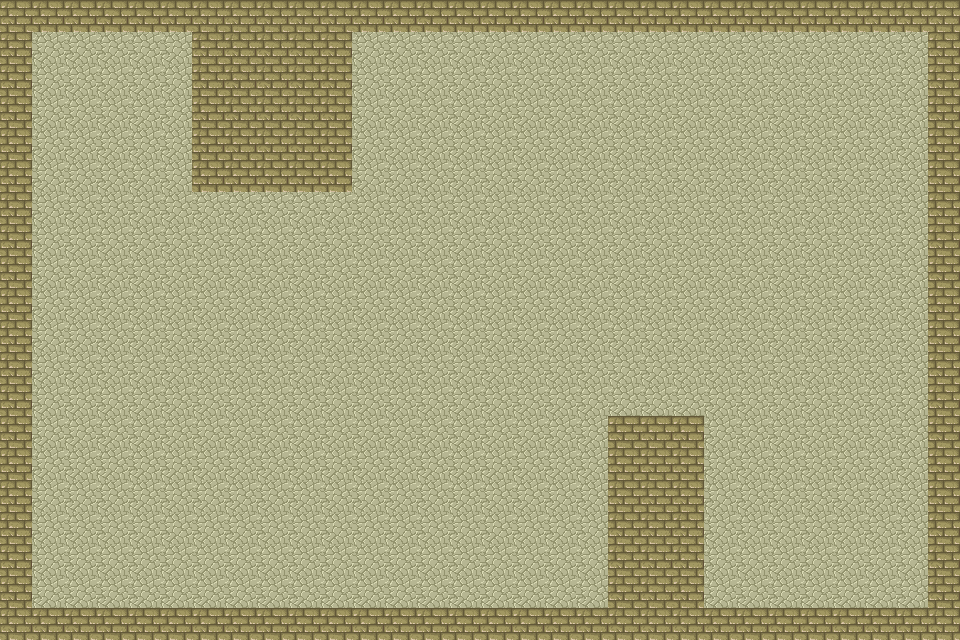

This is a level from a 2D game, rendered from its Tiled map with the project's own tilesets. A one-line summary and the complete map file follow:
An orthogonal 30x20 tile map with 32x32 px tiles, 2 tile layers (Walls, Floors), 2 tilesets.

<map version="1.10" tiledversion="1.11.2" orientation="orthogonal" renderorder="right-down" width="30" height="20" tilewidth="32" tileheight="32" infinite="0" nextlayerid="12" nextobjectid="12">
 <tileset firstgid="1" source="tileset1.tsx" />
 <tileset firstgid="49" source="tmw_desert_spacing2.tsx" />
 <objectgroup id="11" name="Object Layer 2" />
 <layer id="9" name="Walls" width="30" height="20">
  <data encoding="csv">
58,58,58,58,58,58,58,58,58,58,58,58,58,58,58,58,58,58,58,58,58,58,58,58,58,58,58,58,58,58,
58,0,0,0,0,0,58,58,58,58,58,0,0,0,0,0,0,0,0,0,0,0,0,0,0,0,0,0,0,58,
58,0,0,0,0,0,58,58,58,58,58,0,0,0,0,0,0,0,0,0,0,0,0,0,0,0,0,0,0,58,
58,0,0,0,0,0,58,58,58,58,58,0,0,0,0,0,0,0,0,0,0,0,0,0,0,0,0,0,0,58,
58,0,0,0,0,0,58,58,58,58,58,0,0,0,0,0,0,0,0,0,0,0,0,0,0,0,0,0,0,58,
58,0,0,0,0,0,58,58,58,58,58,0,0,0,0,0,0,0,0,0,0,0,0,0,0,0,0,0,0,58,
58,0,0,0,0,0,0,0,0,0,0,0,0,0,0,0,0,0,0,0,0,0,0,0,0,0,0,0,0,58,
58,0,0,0,0,0,0,0,0,0,0,0,0,0,0,0,0,0,0,0,0,0,0,0,0,0,0,0,0,58,
58,0,0,0,0,0,0,0,0,0,0,0,0,0,0,0,0,0,0,0,0,0,0,0,0,0,0,0,0,58,
58,0,0,0,0,0,0,0,0,0,0,0,0,0,0,0,0,0,0,0,0,0,0,0,0,0,0,0,0,58,
58,0,0,0,0,0,0,0,0,0,0,0,0,0,0,0,0,0,0,0,0,0,0,0,0,0,0,0,0,58,
58,0,0,0,0,0,0,0,0,0,0,0,0,0,0,0,0,0,0,0,0,0,0,0,0,0,0,0,0,58,
58,0,0,0,0,0,0,0,0,0,0,0,0,0,0,0,0,0,0,0,0,0,0,0,0,0,0,0,0,58,
58,0,0,0,0,0,0,0,0,0,0,0,0,0,0,0,0,0,0,58,58,58,0,0,0,0,0,0,0,58,
58,0,0,0,0,0,0,0,0,0,0,0,0,0,0,0,0,0,0,58,58,58,0,0,0,0,0,0,0,58,
58,0,0,0,0,0,0,0,0,0,0,0,0,0,0,0,0,0,0,58,58,58,0,0,0,0,0,0,0,58,
58,0,0,0,0,0,0,0,0,0,0,0,0,0,0,0,0,0,0,58,58,58,0,0,0,0,0,0,0,58,
58,0,0,0,0,0,0,0,0,0,0,0,0,0,0,0,0,0,0,58,58,58,0,0,0,0,0,0,0,58,
58,0,0,0,0,0,0,0,0,0,0,0,0,0,0,0,0,0,0,58,58,58,0,0,0,0,0,0,0,58,
58,58,58,58,58,58,58,58,58,58,58,58,58,58,58,58,58,58,58,58,58,58,58,58,58,58,58,58,58,58
</data>
 </layer>
 <layer id="10" name="Floors" width="30" height="20">
  <data encoding="csv">
0,0,0,0,0,0,0,0,0,0,0,0,0,0,0,0,0,0,0,0,0,0,0,0,0,0,0,0,0,0,
0,82,82,82,82,82,0,0,0,0,0,82,82,82,82,82,82,82,82,82,82,82,82,82,82,82,82,82,82,0,
0,82,82,82,82,82,0,0,0,0,0,82,82,82,82,82,82,82,82,82,82,82,82,82,82,82,82,82,82,0,
0,82,82,82,82,82,0,0,0,0,0,82,82,82,82,82,82,82,82,82,82,82,82,82,82,82,82,82,82,0,
0,82,82,82,82,82,0,0,0,0,0,82,82,82,82,82,82,82,82,82,82,82,82,82,82,82,82,82,82,0,
0,82,82,82,82,82,0,0,0,0,0,82,82,82,82,82,82,82,82,82,82,82,82,82,82,82,82,82,82,0,
0,82,82,82,82,82,82,82,82,82,82,82,82,82,82,82,82,82,82,82,82,82,82,82,82,82,82,82,82,0,
0,82,82,82,82,82,82,82,82,82,82,82,82,82,82,82,82,82,82,82,82,82,82,82,82,82,82,82,82,0,
0,82,82,82,82,82,82,82,82,82,82,82,82,82,82,82,82,82,82,82,82,82,82,82,82,82,82,82,82,0,
0,82,82,82,82,82,82,82,82,82,82,82,82,82,82,82,82,82,82,82,82,82,82,82,82,82,82,82,82,0,
0,82,82,82,82,82,82,82,82,82,82,82,82,82,82,82,82,82,82,82,82,82,82,82,82,82,82,82,82,0,
0,82,82,82,82,82,82,82,82,82,82,82,82,82,82,82,82,82,82,82,82,82,82,82,82,82,82,82,82,0,
0,82,82,82,82,82,82,82,82,82,82,82,82,82,82,82,82,82,82,82,82,82,82,82,82,82,82,82,82,0,
0,82,82,82,82,82,82,82,82,82,82,82,82,82,82,82,82,82,82,0,0,0,82,82,82,82,82,82,82,0,
0,82,82,82,82,82,82,82,82,82,82,82,82,82,82,82,82,82,82,0,0,0,82,82,82,82,82,82,82,0,
0,82,82,82,82,82,82,82,82,82,82,82,82,82,82,82,82,82,82,0,0,0,82,82,82,82,82,82,82,0,
0,82,82,82,82,82,82,82,82,82,82,82,82,82,82,82,82,82,82,0,0,0,82,82,82,82,82,82,82,0,
0,82,82,82,82,82,82,82,82,82,82,82,82,82,82,82,82,82,82,0,0,0,82,82,82,82,82,82,82,0,
0,82,82,82,82,82,82,82,82,82,82,82,82,82,82,82,82,82,82,0,0,0,82,82,82,82,82,82,82,0,
0,0,0,0,0,0,0,0,0,0,0,0,0,0,0,0,0,0,0,0,0,0,0,0,0,0,0,0,0,0
</data>
 </layer>
</map>
